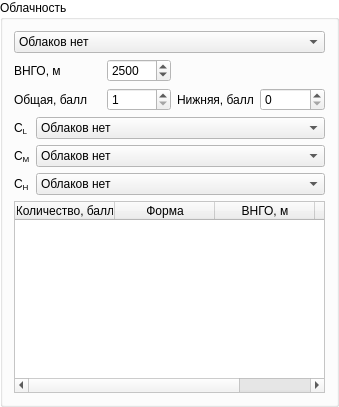
            <widget class="QGroupBox" name="groupBox_2">
             <property name="sizePolicy">
              <sizepolicy hsizetype="Preferred" vsizetype="Maximum">
               <horstretch>0</horstretch>
               <verstretch>0</verstretch>
              </sizepolicy>
             </property>
             <property name="palette">
              <palette>
               <active>
                <colorrole role="Base">
                 <brush brushstyle="SolidPattern">
                  <color alpha="255">
                   <red>255</red>
                   <green>255</green>
                   <blue>255</blue>
                  </color>
                 </brush>
                </colorrole>
                <colorrole role="Window">
                 <brush brushstyle="SolidPattern">
                  <color alpha="255">
                   <red>255</red>
                   <green>255</green>
                   <blue>255</blue>
                  </color>
                 </brush>
                </colorrole>
               </active>
               <inactive>
                <colorrole role="Base">
                 <brush brushstyle="SolidPattern">
                  <color alpha="255">
                   <red>255</red>
                   <green>255</green>
                   <blue>255</blue>
                  </color>
                 </brush>
                </colorrole>
                <colorrole role="Window">
                 <brush brushstyle="SolidPattern">
                  <color alpha="255">
                   <red>255</red>
                   <green>255</green>
                   <blue>255</blue>
                  </color>
                 </brush>
                </colorrole>
               </inactive>
               <disabled>
                <colorrole role="Base">
                 <brush brushstyle="SolidPattern">
                  <color alpha="255">
                   <red>255</red>
                   <green>255</green>
                   <blue>255</blue>
                  </color>
                 </brush>
                </colorrole>
                <colorrole role="Window">
                 <brush brushstyle="SolidPattern">
                  <color alpha="255">
                   <red>255</red>
                   <green>255</green>
                   <blue>255</blue>
                  </color>
                 </brush>
                </colorrole>
               </disabled>
              </palette>
             </property>
             <property name="title">
              <string>Облачность</string>
             </property>
             <layout class="QGridLayout" name="gridLayout">
              <item row="2" column="0" colspan="2">
               <widget class="QLabel" name="label_10">
                <property name="text">
                 <string>Общая, балл</string>
                </property>
               </widget>
              </item>
              <item row="4" column="0">
               <widget class="QLabel" name="label_17">
                <property name="sizePolicy">
                 <sizepolicy hsizetype="Maximum" vsizetype="Preferred">
                  <horstretch>0</horstretch>
                  <verstretch>0</verstretch>
                 </sizepolicy>
                </property>
                <property name="text">
                 <string>&lt;html&gt;&lt;head/&gt;&lt;body&gt;&lt;p&gt;C&lt;span style=&quot; vertical-align:sub;&quot;&gt;M&lt;/span&gt;&lt;/p&gt;&lt;/body&gt;&lt;/html&gt;</string>
                </property>
               </widget>
              </item>
              <item row="2" column="2">
               <widget class="QSpinBox" name="N">
                <property name="suffix">
                 <string/>
                </property>
                <property name="minimum">
                 <number>1</number>
                </property>
                <property name="maximum">
                 <number>10</number>
                </property>
               </widget>
              </item>
              <item row="2" column="4">
               <widget class="QSpinBox" name="Nh">
                <property name="maximum">
                 <number>10</number>
                </property>
               </widget>
              </item>
              <item row="3" column="1" colspan="4">
               <widget class="QComboBox" name="CL">
                <item>
                 <property name="text">
                  <string>Облаков нет</string>
                 </property>
                </item>
                <item>
                 <property name="text">
                  <string>Cu плоские</string>
                 </property>
                </item>
                <item>
                 <property name="text">
                  <string>Cu средние или мощные</string>
                 </property>
                </item>
                <item>
                 <property name="text">
                  <string>Cb лысые</string>
                 </property>
                </item>
                <item>
                 <property name="text">
                  <string>Sc из Cu или Cb</string>
                 </property>
                </item>
                <item>
                 <property name="text">
                  <string>Sc не из Cu или Cb</string>
                 </property>
                </item>
                <item>
                 <property name="text">
                  <string>St (кроме St плохой погоды)</string>
                 </property>
                </item>
                <item>
                 <property name="text">
                  <string>St fr. или Cu fr плохой погоды</string>
                 </property>
                </item>
                <item>
                 <property name="text">
                  <string>Cu и Sc не из Cu или Cb</string>
                 </property>
                </item>
                <item>
                 <property name="text">
                  <string>Cb волосатые</string>
                 </property>
                </item>
                <item>
                 <property name="text">
                  <string>Не определены</string>
                 </property>
                </item>
               </widget>
              </item>
              <item row="6" column="0" colspan="5">
               <widget class="QTableWidget" name="clouds">
                <property name="sizePolicy">
                 <sizepolicy hsizetype="Expanding" vsizetype="Maximum">
                  <horstretch>0</horstretch>
                  <verstretch>0</verstretch>
                 </sizepolicy>
                </property>
                <property name="showGrid">
                 <bool>false</bool>
                </property>
                <property name="gridStyle">
                 <enum>Qt::SolidLine</enum>
                </property>
                <attribute name="horizontalHeaderStretchLastSection">
                 <bool>true</bool>
                </attribute>
                <attribute name="verticalHeaderVisible">
                 <bool>false</bool>
                </attribute>
                <attribute name="verticalHeaderDefaultSectionSize">
                 <number>20</number>
                </attribute>
                <attribute name="verticalHeaderStretchLastSection">
                 <bool>false</bool>
                </attribute>
                <row>
                 <property name="text">
                  <string>1</string>
                 </property>
                </row>
                <row>
                 <property name="text">
                  <string>2</string>
                 </property>
                </row>
                <row>
                 <property name="text">
                  <string>3</string>
                 </property>
                </row>
                <row>
                 <property name="text">
                  <string>4</string>
                 </property>
                </row>
                <column>
                 <property name="text">
                  <string>Количество, балл</string>
                 </property>
                </column>
                <column>
                 <property name="text">
                  <string>Форма</string>
                 </property>
                </column>
                <column>
                 <property name="text">
                  <string>ВНГО, м</string>
                 </property>
                </column>
                <column>
                 <property name="text">
                  <string>Инстр.</string>
                 </property>
                </column>
               </widget>
              </item>
              <item row="1" column="2">
               <widget class="QSpinBox" name="h">
                <property name="maximum">
                 <number>9999</number>
                </property>
                <property name="singleStep">
                 <number>10</number>
                </property>
                <property name="value">
                 <number>2500</number>
                </property>
               </widget>
              </item>
              <item row="4" column="1" colspan="4">
               <widget class="QComboBox" name="CM">
                <item>
                 <property name="text">
                  <string>Облаков нет</string>
                 </property>
                </item>
                <item>
                 <property name="text">
                  <string>As просвечивающие</string>
                 </property>
                </item>
                <item>
                 <property name="text">
                  <string>As не просвечивающие или Ns</string>
                 </property>
                </item>
                <item>
                 <property name="text">
                  <string>As просвечивающие не изменяющиеся</string>
                 </property>
                </item>
                <item>
                 <property name="text">
                  <string>As чечевицеобразные</string>
                 </property>
                </item>
                <item>
                 <property name="text">
                  <string>As распространяющиеся по небу</string>
                 </property>
                </item>
                <item>
                 <property name="text">
                  <string>As из Cu или Cb</string>
                 </property>
                </item>
                <item>
                 <property name="text">
                  <string>Ac вместе с As или без них</string>
                 </property>
                </item>
                <item>
                 <property name="text">
                  <string>Ac башенками или хлопьями</string>
                 </property>
                </item>
                <item>
                 <property name="text">
                  <string>Ac при хаотическом виде неба</string>
                 </property>
                </item>
                <item>
                 <property name="text">
                  <string>Не определены</string>
                 </property>
                </item>
               </widget>
              </item>
              <item row="5" column="0">
               <widget class="QLabel" name="label_18">
                <property name="sizePolicy">
                 <sizepolicy hsizetype="Maximum" vsizetype="Preferred">
                  <horstretch>0</horstretch>
                  <verstretch>0</verstretch>
                 </sizepolicy>
                </property>
                <property name="text">
                 <string>&lt;html&gt;&lt;head/&gt;&lt;body&gt;&lt;p&gt;C&lt;span style=&quot; vertical-align:sub;&quot;&gt;H&lt;/span&gt;&lt;/p&gt;&lt;/body&gt;&lt;/html&gt;</string>
                </property>
               </widget>
              </item>
              <item row="1" column="0" colspan="2">
               <widget class="QLabel" name="label_14">
                <property name="text">
                 <string>ВНГО, м</string>
                </property>
               </widget>
              </item>
              <item row="5" column="1" colspan="4">
               <widget class="QComboBox" name="CH">
                <item>
                 <property name="text">
                  <string>Облаков нет</string>
                 </property>
                </item>
                <item>
                 <property name="text">
                  <string>Ci волокнистые не распр. по небу</string>
                 </property>
                </item>
                <item>
                 <property name="text">
                  <string>Ci плотные или хлопьевидные</string>
                 </property>
                </item>
                <item>
                 <property name="text">
                  <string>Ci плотные из Cb</string>
                 </property>
                </item>
                <item>
                 <property name="text">
                  <string>Ci волокнистые распр. по небу</string>
                 </property>
                </item>
                <item>
                 <property name="text">
                  <string>Cs (иногда Ci) надвигающиеся (ниже 45°)</string>
                 </property>
                </item>
                <item>
                 <property name="text">
                  <string>Cs (иногда Ci) надвигающиеся (выше 45°)</string>
                 </property>
                </item>
                <item>
                 <property name="text">
                  <string>Cs покрывающие все небо</string>
                 </property>
                </item>
                <item>
                 <property name="text">
                  <string>Cs не распр. по небу</string>
                 </property>
                </item>
                <item>
                 <property name="text">
                  <string>Cc</string>
                 </property>
                </item>
                <item>
                 <property name="text">
                  <string>Не определены</string>
                 </property>
                </item>
               </widget>
              </item>
              <item row="2" column="3">
               <widget class="QLabel" name="label_12">
                <property name="text">
                 <string>Нижняя, балл</string>
                </property>
               </widget>
              </item>
              <item row="0" column="0" colspan="5">
               <widget class="QComboBox" name="cloudMode">
                <item>
                 <property name="text">
                  <string>Облаков нет</string>
                 </property>
                </item>
                <item>
                 <property name="text">
                  <string>Количество облаков &lt; 1 балла (но не 0 баллов)</string>
                 </property>
                </item>
                <item>
                 <property name="text">
                  <string>Небо не видно из-за метеорологических явлений</string>
                 </property>
                </item>
                <item>
                 <property name="text">
                  <string>Небо не видно по иным причинам</string>
                 </property>
                </item>
                <item>
                 <property name="text">
                  <string>Наблюдения не проводились</string>
                 </property>
                </item>
                <item>
                 <property name="text">
                  <string>Задать параметры</string>
                 </property>
                </item>
               </widget>
              </item>
              <item row="3" column="0">
               <widget class="QLabel" name="label_16">
                <property name="sizePolicy">
                 <sizepolicy hsizetype="Maximum" vsizetype="Preferred">
                  <horstretch>0</horstretch>
                  <verstretch>0</verstretch>
                 </sizepolicy>
                </property>
                <property name="text">
                 <string>&lt;html&gt;&lt;head/&gt;&lt;body&gt;&lt;p&gt;C&lt;span style=&quot; vertical-align:sub;&quot;&gt;L&lt;/span&gt;&lt;/p&gt;&lt;/body&gt;&lt;/html&gt;</string>
                </property>
               </widget>
              </item>
             </layout>
            </widget>
